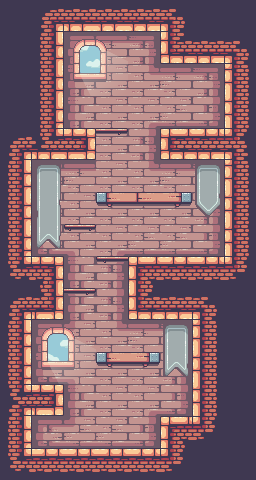

This game map was drawn from its Tiled (.tmx) file and the tilesets committed beside it. A one-line description and the trimmed map source follow:
An orthogonal 8x15 tile map with 32x32 px tiles, 2 tile layers (background, decorations), 2 tilesets.

<map version="1.5" tiledversion="1.7.1" orientation="orthogonal" renderorder="right-down" width="8" height="15" tilewidth="32" tileheight="32" infinite="0" nextlayerid="3" nextobjectid="1">
 <tileset firstgid="1" source="Terrain (32x32).tsx" />
 <tileset firstgid="248" source="Decorations (32x32).tsx" />
 <layer id="1" name="background" width="8" height="15">
  <data>[120 cells, 120 non-empty, 34 distinct tile ids]</data>
 </layer>
 <layer id="2" name="decorations" width="8" height="15">
  <data>[120 cells, 24 non-empty, 18 distinct tile ids]</data>
 </layer>
</map>
